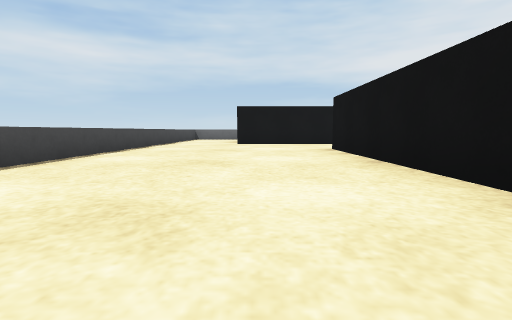
[1] (above)

23 first-person views from a walk through a robot-simulator world made for Webots. The camera is 0.18 m above the floor, tilts 6° down and sees 85° across. The floor is counted in squares, 0.5 m on a side. Each view is taken from the middle of a square. On the plan, view 1 faces up. The plan holds only what a view shows up to about 9 squares ahead; the rest is blank. Robots are left out. Simple shapes and patterns stand in for the simulator's stock objects.

[2]
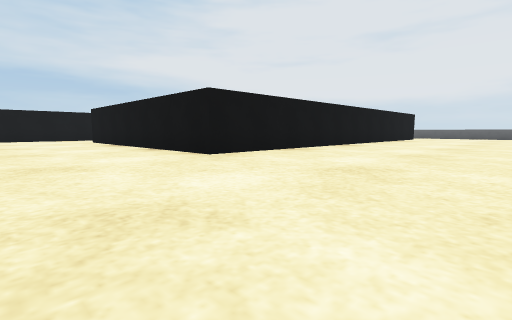

[3]
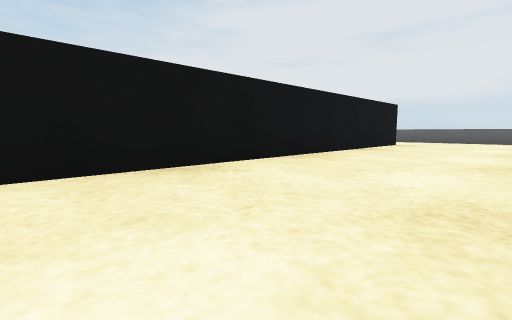

[4]
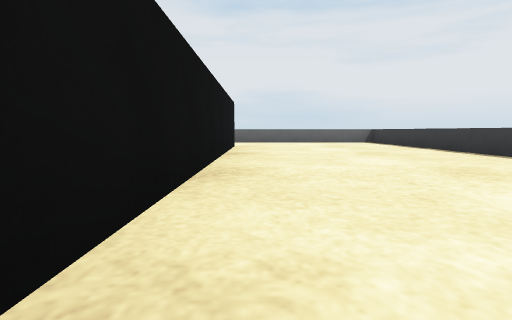

[5]
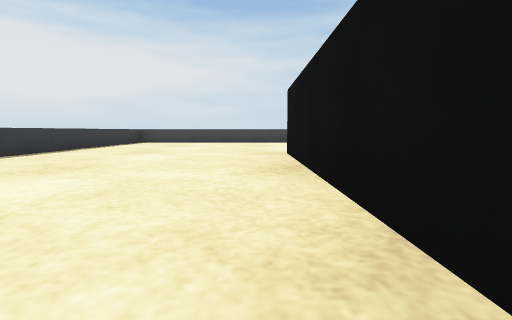

[6]
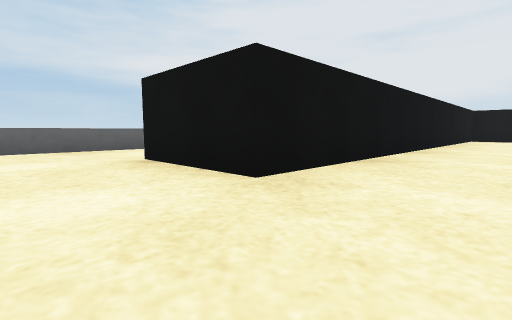

[7]
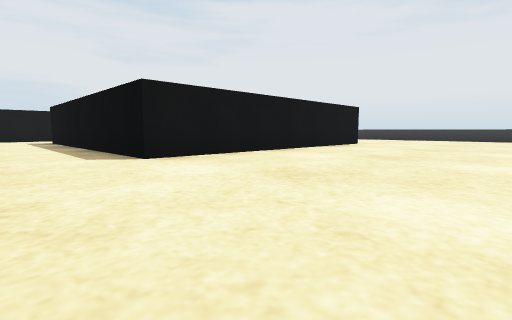

[8]
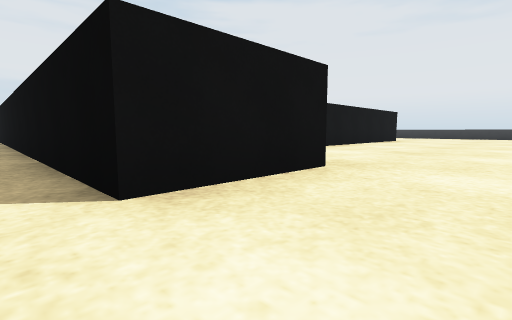

[9]
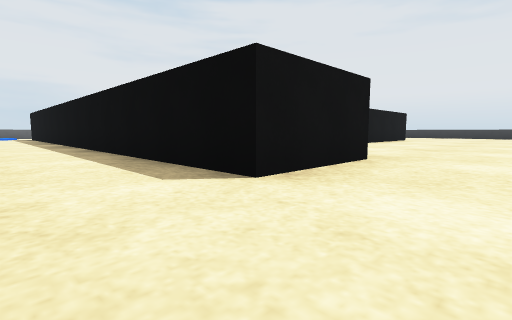

[10]
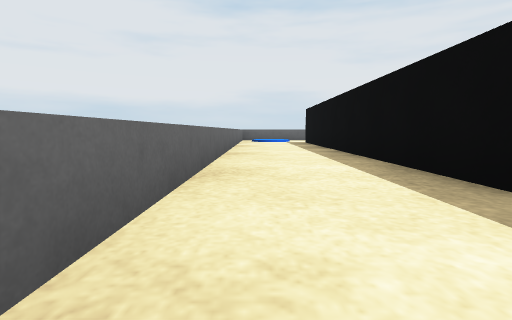

[11]
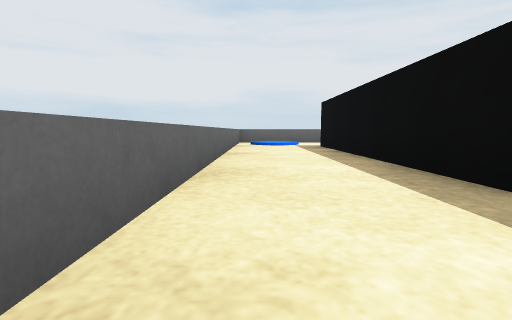

[12]
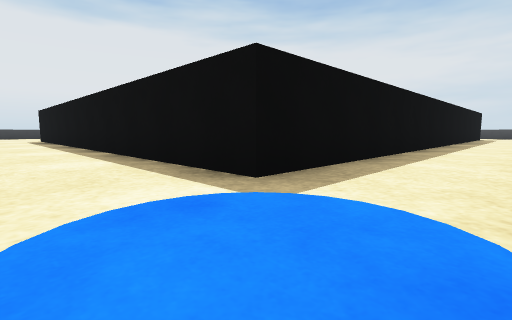

[13]
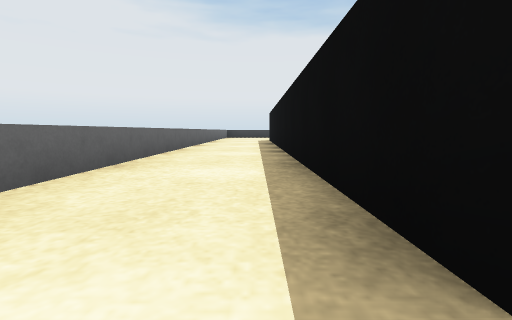

[14]
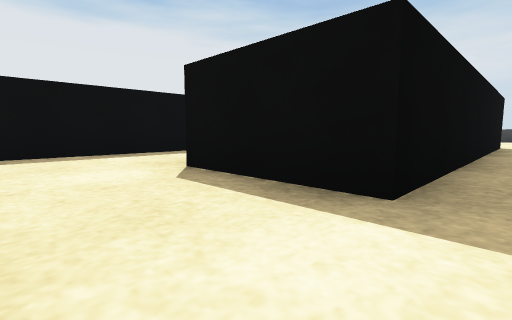

[15]
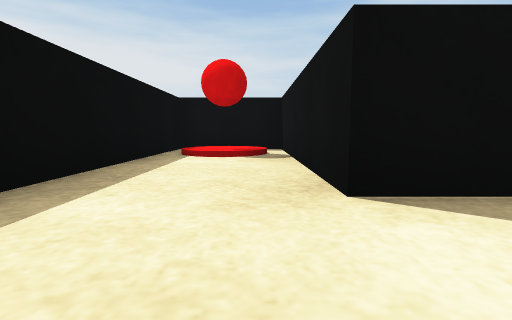

[16]
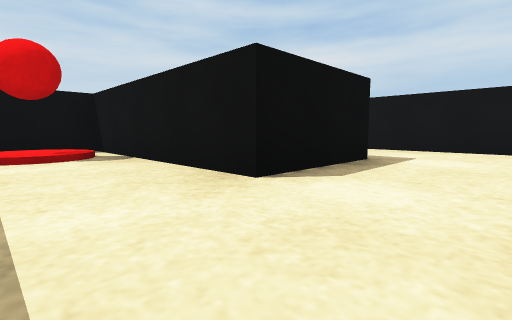

[17]
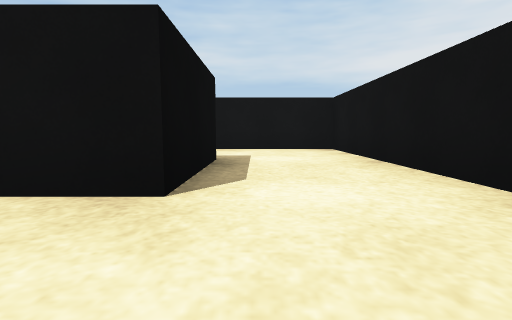

[18]
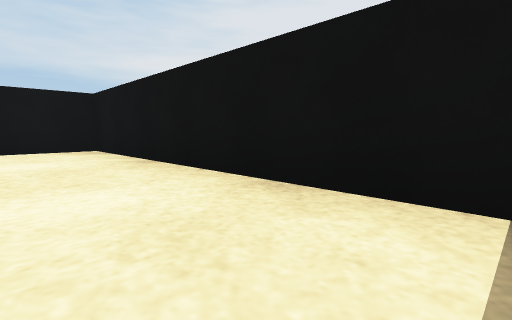

[19]
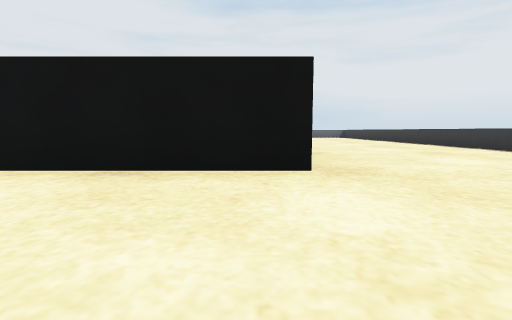

[20]
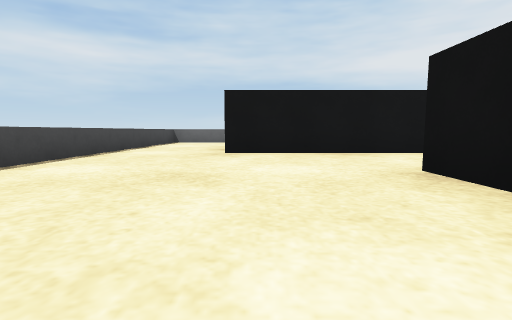

[21]
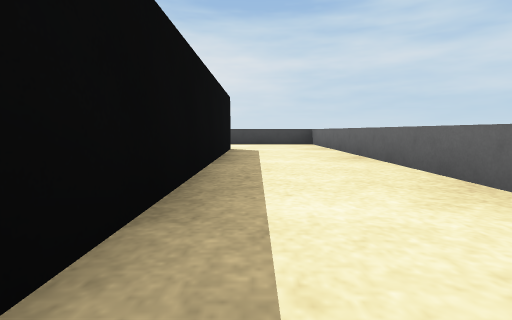

[22]
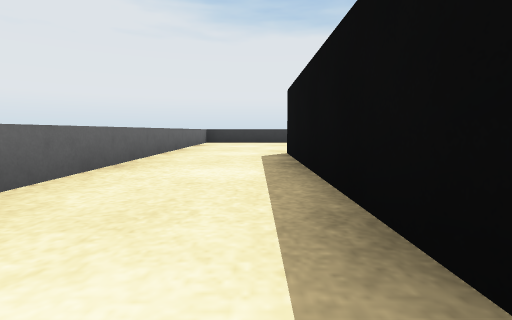

[23]
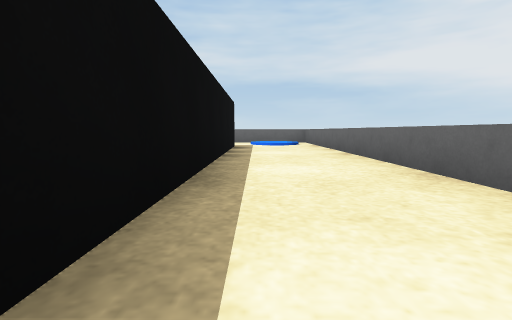

### Floor plan
Points are (right, up) in squares from view 1. A wall is a line through its corners. A room is listed if a view was taken in it or the views show most of it. See-through windows are left out.
Room 1 (views 1, 2, 3, 4, 5, 6, 7, 8, 9, 10, 11, 12, 13, 14, 19, 20, 21, 22, 23)
walls: (9.5, 5.5) (9.5, 7.5) (-0.5, 7.5) (-0.5, 9.5) (11.5, 9.5) (11.5, -0.5) (1.5, -0.5) (1.5, 5.5) (7.5, 5.5); (-2.5, 0) (-2.5, -4.5) (2.2, -4.5); (3.9, -4.5) (13.5, -4.5) (13.5, 11.5) (-2.5, 11.5) (-2.5, 2.6)
ways out: opening at (8.5, 4.5) to room 2
Room 2 (views 15, 16, 17, 18)
walls: (7.5, 5.5) (7.5, 3.5) (3.5, 3.5) (3.5, 1.5) (8.9, 1.5); (9.5, 2) (9.5, 5.5)
ways out: opening at (8.5, 4.5) to room 1

Positions as (right, up) in squares from view 1, and headings:
1: (0, 0), facing up
2: (-1, -4), facing up-right
3: (4, -3), facing up-right
4: (5, -1), facing right
5: (6, -1), facing left
6: (-2, 6), facing up-right
7: (-2, 7), facing down-right
8: (-2, 10), facing down-right
9: (-2, 11), facing down-right
10: (3, 11), facing right
11: (5, 11), facing right
12: (13, 11), facing down-left
13: (12, 10), facing down
14: (9, 6), facing down-left
15: (9, 3), facing left
16: (9, 2), facing up-left
17: (8, 2), facing up
18: (8, 2), facing up-right
19: (-1, 0), facing right
20: (0, 3), facing up
21: (5, 10), facing left
22: (12, 4), facing down
23: (12, 3), facing up
